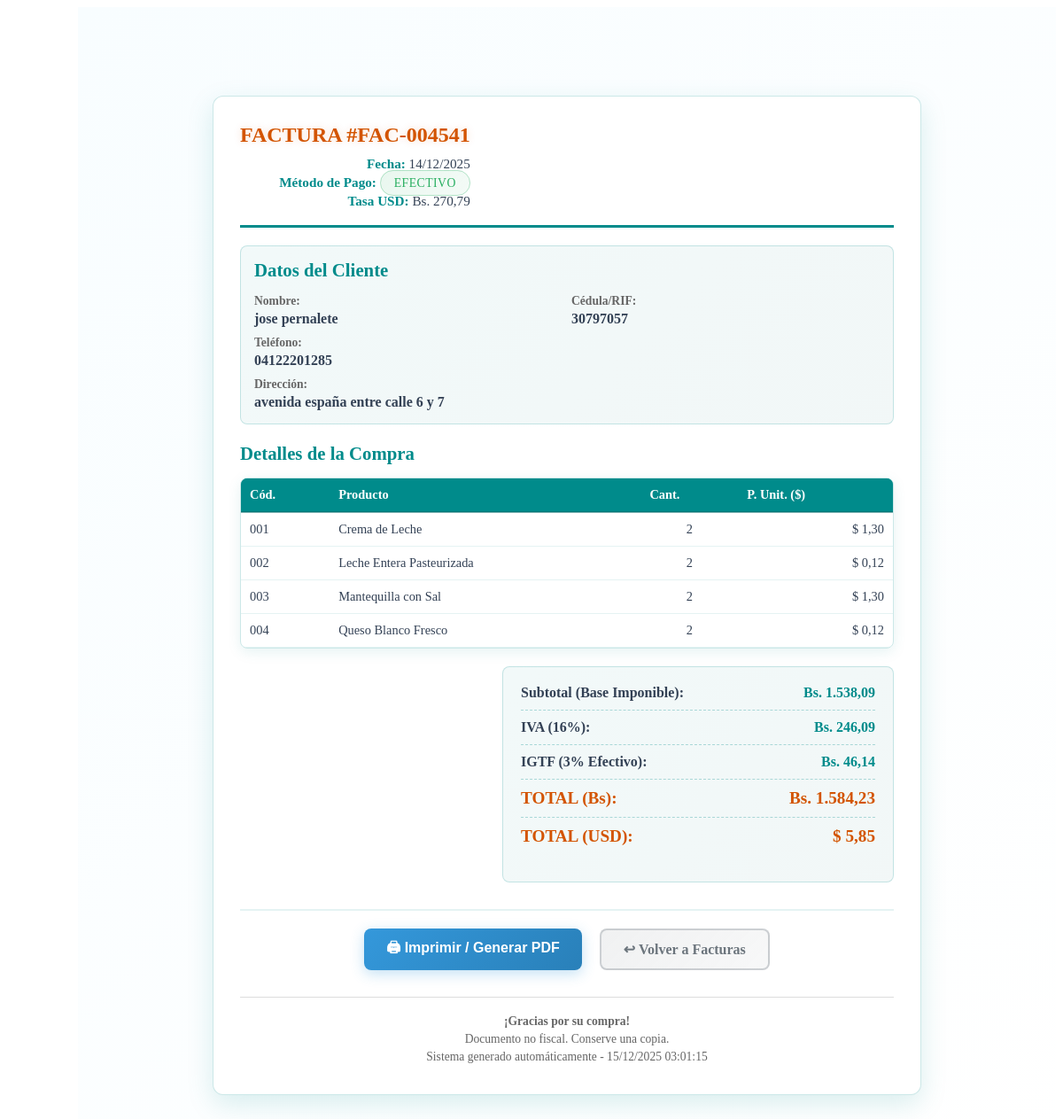
The app's page /ver_factura.php?id=500 (signed in) with its own data.
### tables this page shows
CREATE TABLE `ventas` (
  `id_venta` int(11) NOT NULL,
  `cliente` varchar(100) DEFAULT NULL,
  `fecha` date DEFAULT NULL,
  `metodo_pago` varchar(50) DEFAULT NULL,
  `total_bs` decimal(12,2) DEFAULT 0.00,
  `id_cliente` int(11) DEFAULT NULL,
  `total_usd` decimal(12,2) DEFAULT 0.00,
  `tasa_usd` decimal(12,4) DEFAULT 0.0000,
  `nro_factura` varchar(20) DEFAULT NULL
);

CREATE TABLE `clientes` (
  `id` int(11) NOT NULL,
  `nombre` varchar(255) NOT NULL,
  `cedula` int(8) NOT NULL,
  `telefono` varchar(20) NOT NULL,
  `direccion` text NOT NULL
);

CREATE TABLE `detalle_venta` (
  `id_detalle` int(11) NOT NULL,
  `id_venta` int(11) NOT NULL,
  `id_producto` int(11) NOT NULL,
  `codigo_producto` varchar(50) DEFAULT NULL,
  `nombre_producto` varchar(120) DEFAULT NULL,
  `cantidad` decimal(10,2) NOT NULL,
  `precio_unitario_usd` decimal(10,2) NOT NULL,
  `subtotal_bs` decimal(12,2) NOT NULL,
  `subtotal_usd` decimal(10,2) NOT NULL,
  `fecha_registro` timestamp NOT NULL DEFAULT current_timestamp()
);

### ver_factura.php (the view, shortened to what this page needs)
<?php
require_once 'conexion.php';
$id_venta = isset($_GET['id']) ? intval($_GET['id']) : 0;
try {
    $stmt = $pdo->prepare("SELECT v.*, c.cedula, c.telefono, c.direccion
                          FROM ventas v
                          LEFT JOIN clientes c ON v.id_cliente = c.id
                          WHERE v.id_venta = ?");
    $stmt->execute([$id_venta]);
    $factura = $stmt->fetch(PDO::FETCH_ASSOC);
    $stmt_detalles = $pdo->prepare("SELECT * FROM detalle_venta WHERE id_venta = ?");
    $stmt_detalles->execute([$id_venta]);
    $detalles = $stmt_detalles->fetchAll(PDO::FETCH_ASSOC);
    $tasa_usd = floatval($factura['tasa_usd']);
    $subtotal_usd_calculado = 0;
    foreach ($detalles as &$detalle) {
        $cantidad = floatval($detalle['cantidad']);
        $precio_usd = floatval($detalle['precio_unitario_usd']);
        $detalle['precio_unitario_bs'] = $precio_usd * $tasa_usd;
        $detalle['subtotal_usd'] = $cantidad * $precio_usd;
        $detalle['subtotal_bs'] = $detalle['subtotal_usd'] * $tasa_usd;
        $subtotal_usd_calculado += $detalle['subtotal_usd'];
    }
    $subtotal_bs_calculado = $subtotal_usd_calculado * $tasa_usd;
    $iva_porcentaje = 16;
    $iva_usd = $subtotal_usd_calculado * ($iva_porcentaje / 100);
    $iva_bs = $iva_usd * $tasa_usd;
    $igtf_porcentaje = ($factura['metodo_pago'] === 'Efectivo') ? 3 : 0;
    $igtf_usd = $subtotal_usd_calculado * ($igtf_porcentaje / 100);
    $igtf_bs = $igtf_usd * $tasa_usd;
} catch (PDOException $e) {
    die("Error al cargar la factura: " . $e->getMessage());
}
?>
<!DOCTYPE html>
<html lang="es">
<head>
    <link rel="stylesheet" href="css/ver_factura.css">
</head>
<body>
<main class="main-content">
    <div class="content-wrapper">
        <div class="factura-detalle">
            <div class="encabezado-factura">
                <div class="info-factura-detalle">
                    <div class="numero-factura">FACTURA #<?= $factura['nro_factura'] ?></div>
                    <p><strong>Fecha:</strong> <?= date('d/m/Y', strtotime($factura['fecha'])) ?></p>
                    <p><strong>Método de Pago:</strong>
                        <span class="metodo-pago-detalle <?= strtolower(str_replace(' ', '-', $factura['metodo_pago'])) ?>">
                            <?= htmlspecialchars($factura['metodo_pago']) ?>
                        </span>
                    </p>
                    <p><strong>Tasa USD:</strong> Bs. <?= number_format($tasa_usd, 2, ',', '.') ?></p>
                </div>
            </div>
            <div class="datos-cliente-detalle">
                <h3>Datos del Cliente</h3>
                <div class="cliente-info-detalle">
                    <div class="info-cliente-grid">
                        <div class="info-cliente-item">
                            <span class="info-cliente-label">Nombre:</span>
                            <span class="info-cliente-value"><?= htmlspecialchars($factura['cliente']) ?></span>
                        </div>
                        <div class="info-cliente-item">
                            <span class="info-cliente-label">Cédula/RIF:</span>
                            <span class="info-cliente-value"><?= htmlspecialchars($factura['cedula'] ?? 'N/A') ?></span>
                        </div>
                        <div class="info-cliente-item">
                            <span class="info-cliente-label">Teléfono:</span>
                            <span class="info-cliente-value"><?= htmlspecialchars($factura['telefono'] ?? 'N/A') ?></span>
                        </div>
                        <div class="info-cliente-item" style="grid-column: span 2;">
                            <span class="info-cliente-label">Dirección:</span>
                            <span class="info-cliente-value"><?= htmlspecialchars($factura['direccion'] ?? 'N/A') ?></span>
                        </div>
                    </div>
                </div>
            </div>
            <div class="seccion-detalles">
                <h3>Detalles de la Compra</h3>
                <div class="tabla-detalles-container">
                    <table class="tabla-detalles">
                        <thead>
                            <tr>
                                <th>Cód.</th>
                                <th>Producto</th>
                                <th class="text-center">Cant.</th>
                                <th class="text-right">P. Unit. ($)</th>
                            </tr>
                        </thead>
                        <tbody>
                            <?php foreach ($detalles as $detalle): ?>
                            <tr>
                                <td><?= htmlspecialchars($detalle['codigo_producto']) ?></td>
                                <td><?= htmlspecialchars($detalle['nombre_producto']) ?></td>
                                <td class="text-center"><?= number_format($detalle['cantidad'], 0, ',', '.') ?></td>
                                <td class="text-right">$ <?= number_format($detalle['precio_unitario_usd'], 2, ',', '.') ?></td>
                            </tr>
                            <?php endforeach; ?>
                        </tbody>
                    </table>
                </div>
            </div>
            <div class="seccion-totales-detalle">
                <div class="totales-detalle-container">
                    <div class="total-fila">
                        <span class="total-label-detalle">Subtotal (Base Imponible):</span>
                        <span class="total-value-detalle">Bs. <?= number_format($subtotal_bs_calculado, 2, ',', '.') ?></span>
                    </div>
                    <div class="total-fila">
                        <span class="total-label-detalle">IVA (<?= $iva_porcentaje ?>%):</span>
                        <span class="total-value-detalle">Bs. <?= number_format($iva_bs, 2, ',', '.') ?></span>
                    </div>
                    <?php if ($factura['metodo_pago'] === 'Efectivo'): ?>
                    <div class="total-fila">
                        <span class="total-label-detalle">IGTF (3% Efectivo):</span>
                        <span class="total-value-detalle">Bs. <?= number_format($igtf_bs, 2, ',', '.') ?></span>
                    </div>
                    <?php endif; ?>
                    <div class="total-fila total-final-detalle">
                        <span class="total-label-detalle">TOTAL (Bs):</span>
                        <span class="total-value-detalle">Bs. <?= number_format($factura['total_bs'], 2, ',', '.') ?></span>
                    </div>
                    <div class="total-fila total-final-detalle">
                        <span class="total-label-detalle">TOTAL (USD):</span>
                        <span class="total-value-detalle">$ <?= number_format($factura['total_usd'], 2, ',', '.') ?></span>
                    </div>
                </div>
            </div>
            <div class="acciones-factura no-print">
                <button class="btn-imprimir" onclick="window.print()">
                    🖨 Imprimir / Generar PDF
                </button>
                <a href="facturas.php" class="btn-volver-factura">
                    ↩ Volver a Facturas
                </a>
            </div>
            <div class="pie-factura">
                <p><strong>¡Gracias por su compra!</strong></p>
                <p>Documento no fiscal. Conserve una copia.</p>
                <p>Sistema generado automáticamente - <?= date('d/m/Y H:i:s') ?></p>
            </div>
        </div>
    </div>
</main>
</body>
</html>

### css/ver_factura.css (style rules this page uses)
.main-content { margin-left: 80px; min-height: 100vh; padding: 100px; background: linear-gradient(135deg, #f8fdff 0%, #ffffff 100%); }
.content-wrapper { max-width: 800px; margin: 0 auto; }
.factura-detalle { background: #ffffff; border-radius: 12px; padding: 30px; box-shadow: 0 10px 30px rgba(0, 139, 139, 0.15); border: 1px solid rgba(0, 139, 139, 0.2); }
.encabezado-factura { display: flex; justify-content: space-between; align-items: flex-start; margin-bottom: 20px; padding-bottom: 15px; border-bottom: 3px solid #008B8B; }
.info-factura-detalle { text-align: right; }
.numero-factura { font-size: 1.5em; color: #d35400; font-weight: 800; margin-bottom: 10px; text-shadow: 0 0 10px rgba(211, 84, 0, 0.2); }
.info-factura-detalle p { margin: 3px 0; color: #334155; font-size: 0.95em; }
.info-factura-detalle strong { color: #008B8B; }
.datos-cliente-detalle { background: linear-gradient(135deg, rgba(0, 139, 139, 0.05), rgba(0, 102, 102, 0.05)); padding: 15px; border-radius: 8px; margin-bottom: 20px; border: 1px solid rgba(0, 139, 139, 0.2); }
.datos-cliente-detalle h3 { color: #008B8B; margin-top: 0; margin-bottom: 15px; font-size: 1.3em; font-weight: 700; }
.info-cliente-grid { display: grid; grid-template-columns: repeat(auto-fit, minmax(250px, 1fr)); gap: 10px; }
.info-cliente-item { display: flex; flex-direction: column; gap: 3px; }
.info-cliente-label { font-size: 0.85em; color: #666; font-weight: 600; }
.info-cliente-value { font-size: 1em; color: #334155; font-weight: 600; }
.seccion-detalles { margin-bottom: 20px; }
.seccion-detalles h3 { color: #008B8B; margin-bottom: 15px; font-size: 1.3em; font-weight: 700; }
.tabla-detalles-container { overflow-x: auto; border: 1px solid rgba(0, 139, 139, 0.2); border-radius: 8px; box-shadow: 0 4px 15px rgba(0, 139, 139, 0.1); }
.tabla-detalles { width: 100%; border-collapse: collapse; font-size: 0.9em; }
.tabla-detalles thead { background: #008B8B; }
.tabla-detalles th { background: #008B8B; color: white; padding: 10px; text-align: left; font-weight: 600; border-bottom: 2px solid rgba(0, 102, 102, 0.5); white-space: nowrap; }
.tabla-detalles td { padding: 10px; border-bottom: 1px solid rgba(0, 139, 139, 0.1); color: #334155; }
.text-center { text-align: center; }
.text-right { text-align: right; }
.seccion-totales-detalle { margin-bottom: 20px; }
.totales-detalle-container { background: linear-gradient(135deg, rgba(0, 139, 139, 0.05), rgba(0, 102, 102, 0.05)); padding: 20px; border-radius: 8px; max-width: 400px; margin-left: auto; border: 1px solid rgba(0, 139, 139, 0.2); }
.total-fila { display: flex; justify-content: space-between; align-items: center; margin-bottom: 10px; padding-bottom: 10px; border-bottom: 1px dashed rgba(0, 139, 139, 0.3); }
.total-fila:last-child { border-bottom: none; }
.total-label-detalle { font-weight: 600; color: #334155; font-size: 1em; }
.total-value-detalle { font-weight: 700; color: #008B8B; font-size: 1em; }
.total-final-detalle .total-label-detalle { font-size: 1.2em; color: #d35400; font-weight: 800; }
.total-final-detalle .total-value-detalle { font-size: 1.2em; color: #d35400; font-weight: 800; }
.metodo-pago-detalle { padding: 6px 15px; border-radius: 20px; font-size: 0.9em; text-transform: uppercase; letter-spacing: 0.5px; }
.metodo-pago-detalle.efectivo { background: linear-gradient(135deg, rgba(39, 174, 96, 0.1), rgba(39, 174, 96, 0.05)); color: #27ae60; border: 1px solid rgba(39, 174, 96, 0.3); }
.acciones-factura { display: flex; justify-content: center; gap: 20px; margin-top: 30px; padding-top: 20px; border-top: 2px solid rgba(0, 139, 139, 0.1); }
.btn-imprimir { background: linear-gradient(135deg, #3498db, #2980b9); color: white; border: none; padding: 10px 25px; border-radius: 8px; cursor: pointer; font-weight: 600; font-size: 1em; transition: all 0.3s ease; display: inline-flex; align-items: center; gap: 8px; box-shadow: 0 4px 15px rgba(52, 152, 219, 0.3); }
.btn-volver-factura { background: linear-gradient(135deg, rgba(108, 117, 125, 0.1), rgba(108, 117, 125, 0.05)); color: #6c757d; border: 2px solid rgba(108, 117, 125, 0.3); padding: 10px 25px; border-radius: 8px; cursor: pointer; font-weight: 600; font-size: 1em; transition: all 0.3s ease; display: inline-flex; align-items: center; gap: 8px; text-decoration: none; }
.pie-factura { text-align: center; color: #666; font-size: 0.85em; margin-top: 30px; padding-top: 15px; border-top: 1px solid #ddd; }
.pie-factura p { margin: 4px 0; }

### records on screen
ventas: nro_factura "FAC-004541", fecha "14/12/2025", metodo_pago "EFECTIVO", tasa_usd "270,79", cliente "jose pernalete", id_cliente.cedula "30797057", id_cliente.telefono "04122201285", id_cliente.direccion "avenida españa entre calle 6 y 7", tasa_usd "1.538,09", tasa_usd "246,09", igtf_bs "46,14", total_bs "1.584,23", total_usd "5,85"
detalle_venta: codigo_producto "001", nombre_producto "Crema de Leche", cantidad "2", precio_unitario_usd "1,30"
detalle_venta: codigo_producto "002", nombre_producto "Leche Entera Pasteurizada", cantidad "2", precio_unitario_usd "0,12"
detalle_venta: codigo_producto "003", nombre_producto "Mantequilla con Sal", cantidad "2", precio_unitario_usd "1,30"
detalle_venta: codigo_producto "004", nombre_producto "Queso Blanco Fresco", cantidad "2", precio_unitario_usd "0,12"

### other values on screen
$iva_porcentaje "16"
